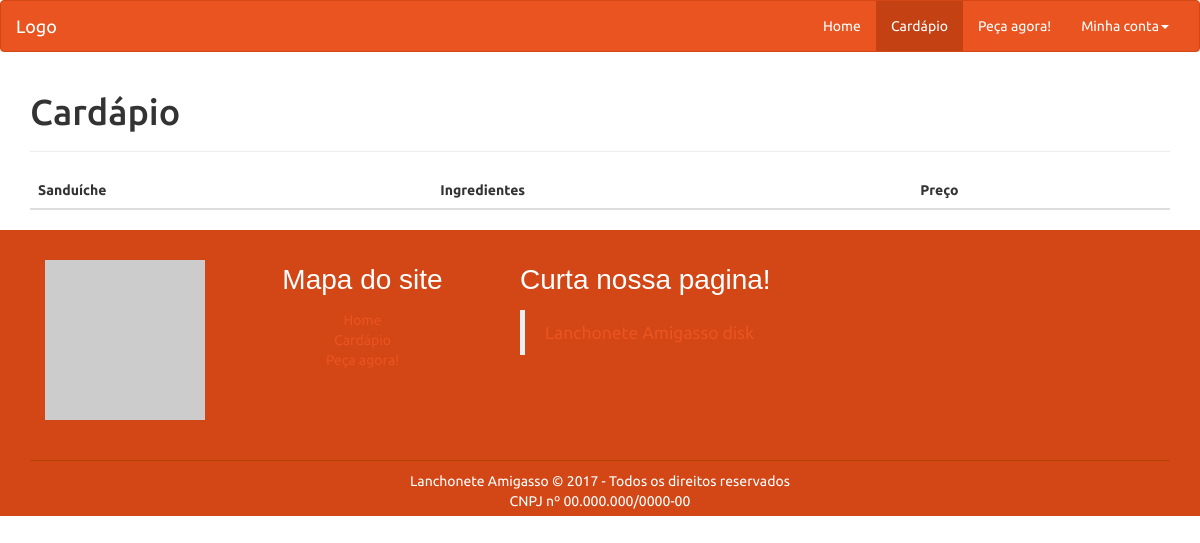
The app's page /view/cardapio.php, older data.
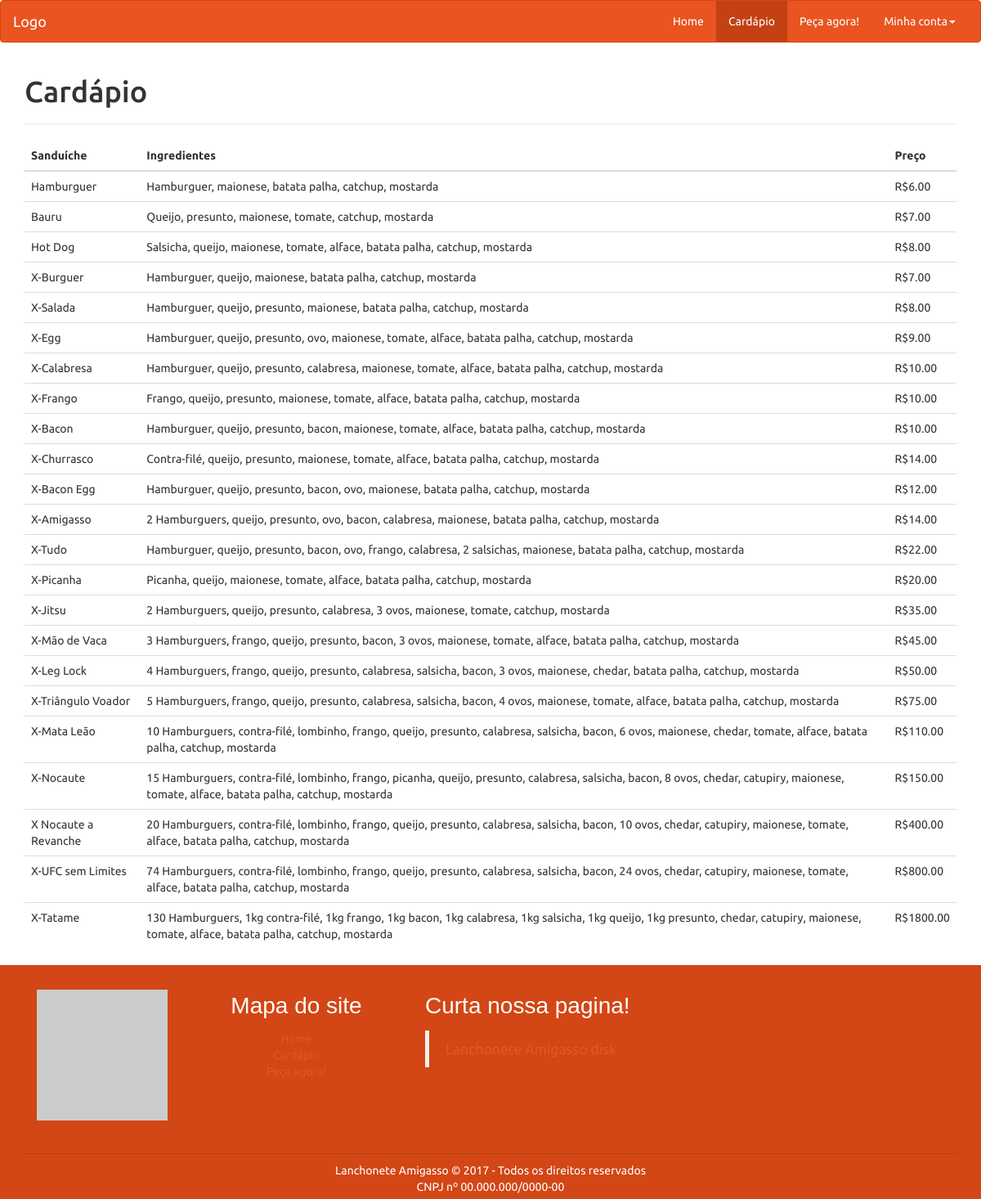
The same page, newer data.
### tables this page shows
CREATE TABLE IF NOT EXISTS sanduiches(
   	id int(2) AUTO_INCREMENT PRIMARY KEY,
   	nome varchar(60) NOT NULL,
   	ingredientes text NOT NULL,
   	preco decimal(6,2) NOT NULL
);

### model/Produtos.php (called while the page is built, shortened)
<?php
class Produtos{
    public function fetchLanches(){
        $pdo = Database::connect();
        $select = $pdo->prepare("SELECT * FROM sanduiches");
        $select->execute();
        return $select->fetchAll(\PDO::FETCH_ASSOC);
    }
}

### view/cardapio.php (the view, shortened to what this page needs)
<!DOCTYPE html>
<html lang="pt-br">
  <head>
    <link href="/<?php echo pasta; ?>/assets/css/bootstrap.min.css" rel="stylesheet">
    <link rel="stylesheet" type="text/css" href="/<?php echo pasta; ?>/assets/css/main.css">
  </head>
  <body>
   <?php include('navbar.php') ?>
<?php
$produtos = new \model\Produtos();
$lanches = $produtos->fetchLanches();
?>
<div class="container">
	<div class="page-header">
		<h1>Cardápio</h1>
	</div>
	<table class="table">
		<thead>
			<tr>
				<th>
				Sanduíche
				</th>
				<th>
				Ingredientes
				</th>
				<th>
				Preço
				</th>
		</tr>
		</thead>
		<tbody>
      <?php
        foreach($lanches as $lanche){
          ?>
        <tr>
          <td><?php echo $lanche['nome'] ?></td>
          <td><?php echo $lanche['ingredientes']?></td>
          <td>R$<?php echo $lanche['preco']?></td>
        </tr>
          <?php
        }
      ?>
		</tbody>
	</table>
</div>
<div>
<?php include "footer.php" ?>
  </body>
</html>

### view/navbar.php (shortened to what this page needs)
 <nav class="navbar navbar-default">
  <div class="container-fluid">
    <div class="navbar-header">
      <a class="navbar-brand" href="/site-amigasso/principal">Logo</a>
    </div>
    <div class="collapse navbar-collapse" id="myNavbar">
      <ul class="nav navbar-nav navbar-right">
        <li><a href="/site-amigasso/principal">Home</a></li>
        <li class="active"><a href="/site-amigasso/principal/cardapio">Cardápio</a></li>
        <li><a href="/site-amigasso/principal/pedido">Peça agora!</a></li>
         <li class="dropdown">
          <a class="dropdown-toggle" data-toggle="dropdown" href="#">Minha conta<span class="caret"></span></a>
    </div>
  </div>
</nav>

### view/footer.php (shortened to what this page needs)
<div class="footer-color">
		<div class="container">
			<div class="margin-top">
				<div class="col-sm-2">
					<a href="/site-amigasso/principal"><img class="img-responsive" src="https://placehold.it/200x200"></a>
				</div>
				<div class="col-sm-3 center links" style="text-decoration:none;">
					<p class="footer-title">Mapa do site</p><a href="/site-amigasso/principal">Home</a><br>
					<a href="">Cardápio</a><br>
					<a href="">Peça agora!</a><br>
				</div>
				<div class="col-sm-7">
					<p class="footer-title">Curta nossa pagina!</p>
					<div class="fb-page" data-adapt-container-width="false" data-height="200" data-hide-cover="false" data-href="https://www.facebook.com/lanchoneteamigasso/" data-show-facepile="true" data-small-header="false" data-tabs="timeline" data-width="450">
						<blockquote cite="https://www.facebook.com/lanchoneteamigasso/" class="fb-xfbml-parse-ignore">
							<a href="https://www.facebook.com/lanchoneteamigasso/">Lanchonete Amigasso disk</a>
						</blockquote>
					</div>
				</div>
			</div>
			<div class="col-sm-12 margin-top text-center" style="color:#fff; margin:40px auto 0; border-top:1px solid #B14604; padding:10px 0 5px">
				Lanchonete Amigasso © 2017 - Todos os direitos reservados<br>
				CNPJ nº 00.000.000/0000-00
			</div>
		</div>
	</div>

### assets/css/main.css (style rules this page uses)
.footer-color { background-color:#d34615; color:white; }
.margin-top { margin-top: 30px; }
.footer-title { font-family: Arial; font-size: 28px; }
.center { text-align: center; }
.navbar { margin-bottom: 0px; }

Row changes from the older to the newer data that the page shows:
added sanduiches: nome "Hamburguer", ingredientes "Hamburguer, maionese, batata palha, catchup, mostarda", preco "6.00"
added sanduiches: nome "Bauru", ingredientes "Queijo, presunto, maionese, tomate, catchup, mostarda", preco "7.00"
added sanduiches: nome "Hot Dog", ingredientes "Salsicha, queijo, maionese, tomate, alface, batata palha, catchup, mostarda", preco "8.00"
added sanduiches: nome "X-Burguer", ingredientes "Hamburguer, queijo, maionese, batata palha, catchup, mostarda", preco "7.00"
added sanduiches: nome "X-Salada", ingredientes "Hamburguer, queijo, presunto, maionese, batata palha, catchup, mostarda", preco "8.00"
added sanduiches: nome "X-Egg", ingredientes "Hamburguer, queijo, presunto, ovo, maionese, tomate, alface, batata palha, catchup, mostarda", preco "9.00"
added sanduiches: nome "X-Calabresa", ingredientes "Hamburguer, queijo, presunto, calabresa, maionese, tomate, alface, batata palha, catchup, mostarda", preco "10.00"
added sanduiches: nome "X-Frango", ingredientes "Frango, queijo, presunto, maionese, tomate, alface, batata palha, catchup, mostarda", preco "10.00"
added sanduiches: nome "X-Bacon", ingredientes "Hamburguer, queijo, presunto, bacon, maionese, tomate, alface, batata palha, catchup, mostarda", preco "10.00"
added sanduiches: nome "X-Churrasco", ingredientes "Contra-filé, queijo, presunto, maionese, tomate, alface, batata palha, catchup, mostarda", preco "14.00"
added sanduiches: nome "X-Bacon Egg", ingredientes "Hamburguer, queijo, presunto, bacon, ovo, maionese, batata palha, catchup, mostarda", preco "12.00"
added sanduiches: nome "X-Amigasso", ingredientes "2 Hamburguers, queijo, presunto, ovo, bacon, calabresa, maionese, batata palha, catchup, mostarda", preco "14.00"
added sanduiches: nome "X-Tudo", ingredientes "Hamburguer, queijo, presunto, bacon, ovo, frango, calabresa, 2 salsichas, maionese, batata palha, catchup, mostarda", preco "22.00"
added sanduiches: nome "X-Picanha", ingredientes "Picanha, queijo, maionese, tomate, alface, batata palha, catchup, mostarda", preco "20.00"
added sanduiches: nome "X-Jitsu", ingredientes "2 Hamburguers, queijo, presunto, calabresa, 3 ovos, maionese, tomate, catchup, mostarda", preco "35.00"
added sanduiches: nome "X-Mão de Vaca", ingredientes "3 Hamburguers, frango, queijo, presunto, bacon, 3 ovos, maionese, tomate, alface, batata palha, catchup, mostarda", preco "45.00"
added sanduiches: nome "X-Leg Lock", ingredientes "4 Hamburguers, frango, queijo, presunto, calabresa, salsicha, bacon, 3 ovos, maionese, chedar, batata palha, catchup, mostarda", preco "50.00"
added sanduiches: nome "X-Triângulo Voador", ingredientes "5 Hamburguers, frango, queijo, presunto, calabresa, salsicha, bacon, 4 ovos, maionese, tomate, alface, batata palha, catchup, mostarda", preco "75.00"
added sanduiches: nome "X-Mata Leão", ingredientes "10 Hamburguers, contra-filé, lombinho, frango, queijo, presunto, calabresa, salsicha, bacon, 6 ovos, maionese, chedar, tomate, alface, batata palha, catchup, mostarda", preco "110.00"
added sanduiches: nome "X-Nocaute", ingredientes "15 Hamburguers, contra-filé, lombinho, frango, picanha, queijo, presunto, calabresa, salsicha, bacon, 8 ovos, chedar, catupiry, maionese, tomate, alface, batata palha, catchup, mostarda", preco "150.00"
added sanduiches: nome "X Nocaute a Revanche", ingredientes "20 Hamburguers, contra-filé, lombinho, frango, queijo, presunto, calabresa, salsicha, bacon, 10 ovos, chedar, catupiry, maionese, tomate, alface, batata palha, catchup, mostarda", preco "400.00"
added sanduiches: nome "X-UFC sem Limites", ingredientes "74 Hamburguers, contra-filé, lombinho, frango, queijo, presunto, calabresa, salsicha, bacon, 24 ovos, chedar, catupiry, maionese, tomate, alface, batata palha, catchup, mostarda", preco "800.00"
added sanduiches: nome "X-Tatame", ingredientes "130 Hamburguers, 1kg contra-filé, 1kg frango, 1kg bacon, 1kg calabresa, 1kg salsicha, 1kg queijo, 1kg presunto, chedar, catupiry, maionese, tomate, alface, batata palha, catchup, mostarda", preco "1800.00"
